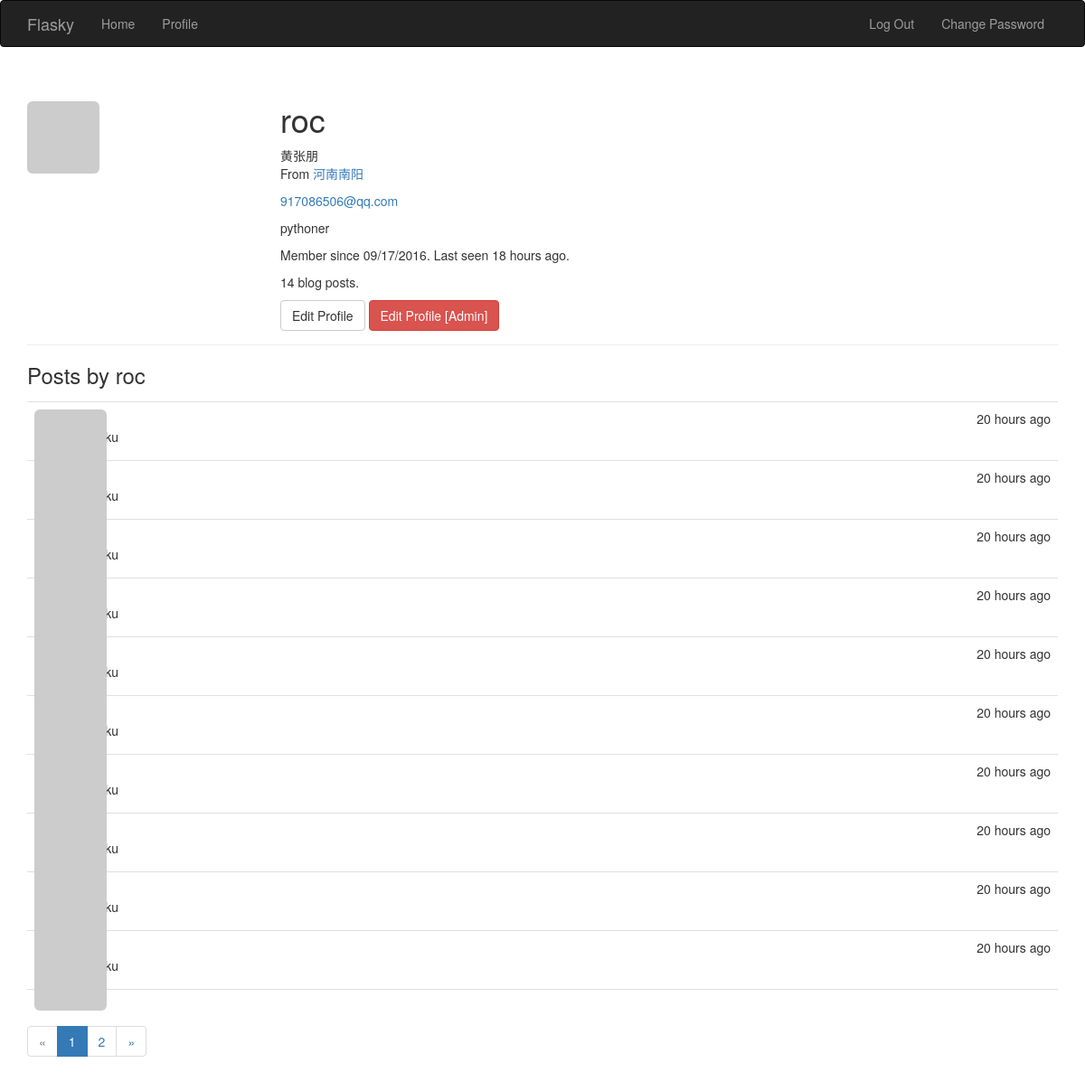
/user/roc (signed in), run on the app's committed database.
### app/models.py (models this page shows, shortened)
class User(UserMixin,db.Model):
    __tablename__ = 'users'
    id = db.Column(db.Integer, primary_key=True)
    username = db.Column(db.String(64), unique=True, index=True)  #index为此列创建索引
    role_id = db.Column(db.Integer, db.ForeignKey('roles.id'))
    password_hash = db.Column(db.String(128))  #密码散列值
    email = db.Column(db.String(64), unique=True, index=True)  #使用邮箱进行登录
    confirmed = db.Column(db.Boolean, default=False)  #邮箱验证 如果验证成功，则值为True
    name = db.Column(db.String(64))  #真实姓名
    location = db.Column(db.String(64))  #地址
    about_me = db.Column(db.Text())  #我的介绍
    member_since = db.Column(db.DateTime(), default=datetime.utcnow)  #注册日期
    last_seen = db.Column(db.DateTime(), default=datetime.utcnow)  #最后一次登录信息
    posts = db.relationship('Post', backref='author', lazy='dynamic')  #用户与文章的一对多
    def can(self, permissions):  #检查用户是否拥有此权限
        return self.role is not None and \
               (self.role.permissions & permissions) == permissions
    def is_administrator(self):  #检查用户是否是管理员
        return self.can(Permission.ADMINISTER)
    @property  #property 将方法设置为属性
    def password(self):  #如果get密码将返回错误
        raise AttributeError('password is not a readable attribute')
    def ping(self):  #刷新用户的最后一次访问时间
        self.last_seen = datetime.utcnow()
        db.session.add(self)
    def gravatar(self, size=256, default='wavatar', rating='x'):  #用户头像
        if request.is_secure:
            url = 'https://secure.gravatar.com/avatar'
        else:
            url = 'http://www.gravatar.com/avatar'
        hash = hashlib.md5(self.email.encode('utf-8')).hexdigest()
        return '{url}/{hash}?s={size}&d={default}&r={rating}'.format(
            url=url, hash=hash, size=size, default=default, rating=rating)

class Post(db.Model):  #博客文章对应的表
    __tablename__ = 'posts'
    id = db.Column(db.Integer, primary_key=True)
    body = db.Column(db.Text)
    timestamp = db.Column(db.DateTime, index=True, default=datetime.utcnow)
    author_id = db.Column(db.Integer, db.ForeignKey('users.id'))

### app/main/views.py (the view)
@main.route('/user/<username>')  #显示用户信息
def user(username):
    user = User.query.filter_by(username=username).first()
    if user is None:
        abort(404)
    page = request.args.get('page', 1, type=int)
    pagination = user.posts.order_by(Post.timestamp.desc()).paginate(
        page, per_page=current_app.config['FLASKY_POSTS_PER_PAGE'],
        error_out=False)
    posts = pagination.items
    return render_template('user.html', user=user, posts=posts,
                           pagination=pagination)

### app/auth/views.py (called while the page is built)
@auth.before_app_request
def before_request():
    if current_user.is_authenticated:
        current_user.ping()
        if not current_user.confirmed and request.endpoint[:5] != 'auth.':
            return redirect(url_for('auth.unconfirmed'))

### app/main/__init__.py (called while the page is built)
@main.app_context_processor  #在模板中也需要验证权限，将Permission设为模板上下文，避免每次传参
def inject_permissions():
    return dict(Permission=Permission)

### app/models.py (called while the page is built)
@login_manager.user_loader
def load_user(user_id):
    return User.query.get(int(user_id))

### app/templates/user.html (shortened to what this page needs)
{% extends "base.html" %}
{% import "_macros.html" as macros %}
{% block page_content %}
<div class="page-header">
    <img class="img-rounded profile-thumbnail" src="{{ user.gravatar(size=256) }}">
    <div class="profile-header">
        <h1>{{ user.username }}</h1>
        {% if user.name or user.location %}
        <p>
            {% if user.name %}{{ user.name }}<br>{% endif %}
            {% if user.location %}
                From <a href="http://maps.baidu.com/?q={{ user.location }}">{{ user.location }}</a><br>
            {% endif %}
        </p>
        {% endif %}
        {% if current_user.is_administrator() %}
        <p><a href="mailto:{{ user.email }}">{{ user.email }}</a></p>
        {% endif %}
        {% if user.about_me %}<p>{{ user.about_me }}</p>{% endif %}
        <p>Member since {{ moment(user.member_since).format('L') }}. Last seen {{ moment(user.last_seen).fromNow() }}.</p>
        <p>{{ user.posts.count() }} blog posts.</p>
        <p>
            {% if user == current_user %}
            <a class="btn btn-default" href="{{ url_for('.edit_profile') }}">Edit Profile</a>
            {% endif %}
            {% if current_user.is_administrator() %}
            <a class="btn btn-danger" href="{{ url_for('.edit_profile_admin', id=user.id) }}">Edit Profile [Admin]</a>
            {% endif %}
        </p>
    </div>
</div>
<h3>Posts by {{ user.username }}</h3>
{% include '_posts.html' %}
{% if pagination %}
<div class="pagination">
    {{ macros.pagination_widget(pagination, '.user', username=user.username) }}
</div>
{% endif %}
{% endblock %}

### app/templates/_posts.html
<ul class="posts">
    {% for post in posts %}
    <li class="post">
        <div class="post-thumbnail">
            <a href="{{ url_for('.user', username=post.author.username) }}">
                <img class="img-rounded profile-thumbnail" src="{{ post.author.gravatar(size=40) }}">
            </a>
        </div>
        <div class="post-content">
            <div class="post-date">{{ moment(post.timestamp).fromNow() }}</div>
            <div class="post-author"><a href="{{ url_for('.user', username=post.author.username) }}">{{ post.author.username }}</a></div>
            <div class="post-body">{{ post.body }}</div>
        </div>
    </li>
    {% endfor %}
</ul>

### app/static/styles.css (style rules this page uses)
.profile-thumbnail { position: absolute; }
.profile-header { min-height: 260px; margin-left: 280px; }
ul.posts { list-style-type: none; padding: 0px; margin: 16px 0px 0px 0px; border-top: 1px solid #e0e0e0; }
ul.posts li.post { padding: 8px; border-bottom: 1px solid #e0e0e0; }
div.post-date { float: right; }
div.post-author { font-weight: bold; }
div.post-thumbnail { position: absolute; }
div.post-content { margin-left: 48px; min-height: 48px; }

### data on the page
User: username "roc", name "黄张朋", location "河南南阳", email "917086506@qq.com", about_me "pythoner", member_since "09/17/2016", last_seen "18 hours ago"
Post: timestamp "20 hours ago"
Post: timestamp "20 hours ago"
Post: timestamp "20 hours ago"
Post: timestamp "20 hours ago"
Post: timestamp "20 hours ago"
Post: timestamp "20 hours ago"
Post: timestamp "20 hours ago"
Post: timestamp "20 hours ago"
Post: timestamp "20 hours ago"
Post: timestamp "20 hours ago"

### other printed values
{{ user.posts.count() }} "14"
{{ p }} "1"
{{ p }} "2"
